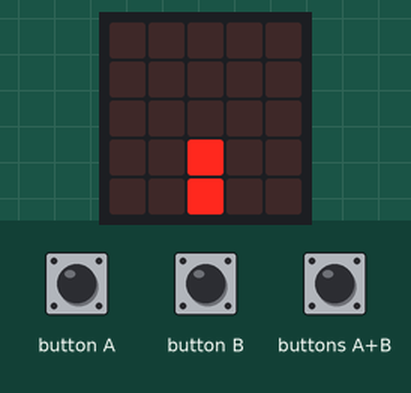
Simulated run of this program. Board: BBC micro:bit (MakeCode). Shown: the board's 5×5 LED display. The inputs (shaded band) are chosen by the test bench. A reset restarts the program; random numbers come from a fixed seed.

Above: at 8.1 s.
8.2 s: buttons A+B pressed for 0.15 s
At 8.74 s:
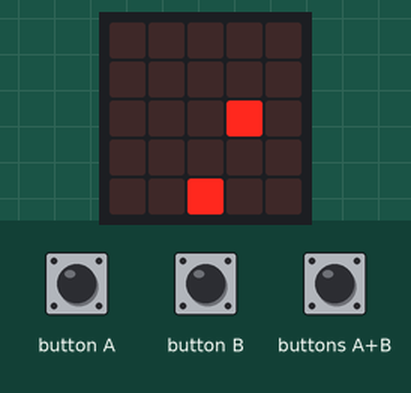
8.9 s: button A pressed for 0.15 s
At 9.18 s:
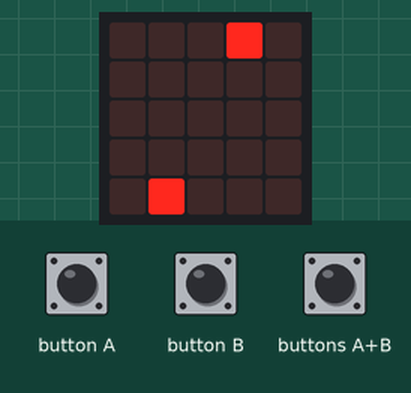
9.6 s: button A pressed 2 times (0.12 s each, 0.3 s apart)
At 9.84 s:
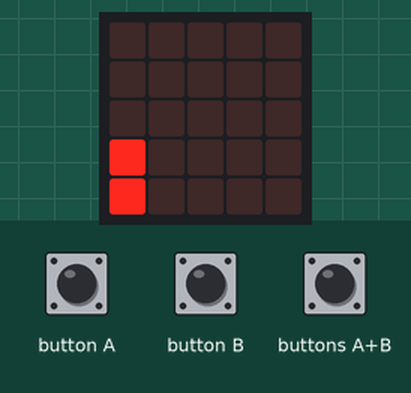
13.2 s: button B pressed for 0.15 s
At 14.1 s:
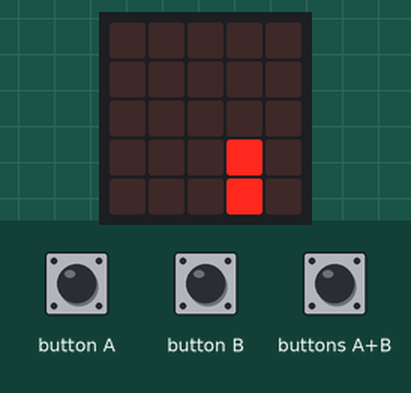
14.9 s: buttons A+B pressed for 1 s
At 16.24 s:
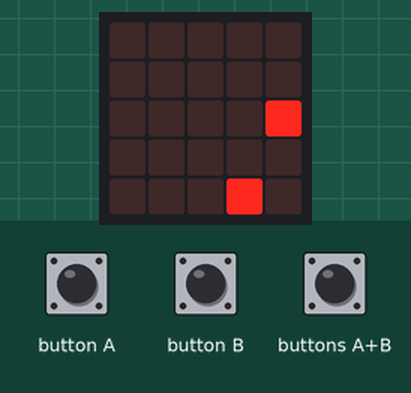
16.5 s: button A pressed for 0.15 s
At 16.9 s:
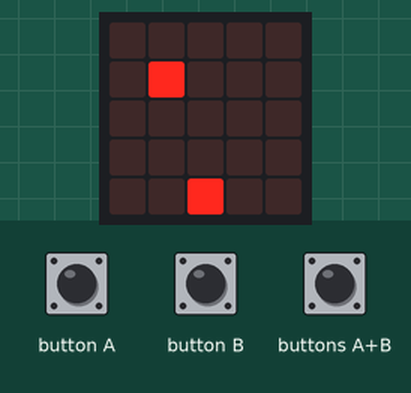
Timing chart, 0 to 19.5 s (numbered marks = the images above; inputs shaded):
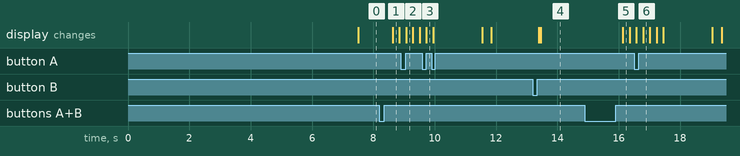

The program:

main.ts
```typescript
input.onButtonPressed(Button.A, function () {
    if (paddle > 0) {
        paddle += -1
    }
})
function gameOver () {
    basic.showIcon(IconNames.Skull)
    basic.pause(1000)
    control.reset()
}
input.onButtonPressed(Button.AB, function () {
    started = true
})
input.onButtonPressed(Button.B, function () {
    if (paddle < 4) {
        paddle += 1
    }
})
function resetBall () {
    ballX = randint(1, 3)
    ballY = 3
    dx = 1
    dy = -1
}
let started = false
let dy = 0
let dx = 0
let ballY = 0
let ballX = 0
let paddle = 0
paddle = 2
ballX = 2
ballY = 3
dx = 1
dy = -1
basic.forever(function () {
    basic.clearScreen()
    // draw paddle
    led.plot(paddle, 4)
    // draw ball ONLY ONCE
    led.plot(ballX, ballY)
    if (!(started)) {
        // keep ball sitting above paddle before launch
        ballX = paddle
        ballY = 3
        basic.pause(50)
        return
    }
    // move ball
    ballX += dx
    ballY += dy
    // wall bounce
    if (ballX <= 0 || ballX >= 4) {
        dx *= -1
    }
    if (ballY <= 0) {
        dy *= -1
    }
    // paddle bounce (correct timing)
    if (ballY == 3 && ballX == paddle && dy > 0) {
        dy = -1
    }
    // miss
    if (ballY > 4) {
        gameOver()
    }
    basic.pause(200)
})
```

test.ts
```typescript
// тут проходять випробування; ця компіляція не відбуватиметься, коли цей пакет використовуватиметься як розширення.
```

Measured:
- after the input at 8.2 s, the display: changes after 0.43 s (image 1)
- after the input at 13.2 s, the display: first changes after 0.19 s (image 4 shows a later state)
- after the input at 14.9 s, the display: changes after 1.2 s (image 5)
